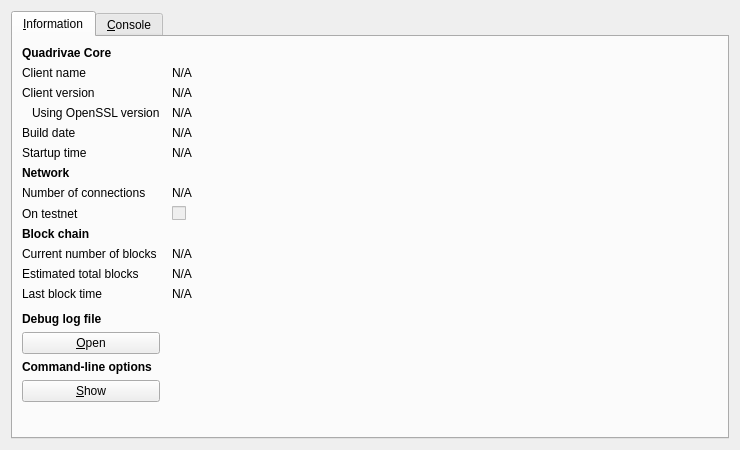
<?xml version="1.0" encoding="UTF-8"?>
<ui version="4.0">
 <class>RPCConsole</class>
 <widget class="QDialog" name="RPCConsole">
  <property name="geometry">
   <rect>
    <x>0</x>
    <y>0</y>
    <width>740</width>
    <height>450</height>
   </rect>
  </property>
  <property name="windowTitle">
   <string>Quadrivae - Debug window</string>
  </property>
  <layout class="QVBoxLayout" name="verticalLayout_2">
   <item>
    <widget class="QTabWidget" name="tabWidget">
     <property name="currentIndex">
      <number>0</number>
     </property>
     <widget class="QWidget" name="tab_info">
      <attribute name="title">
       <string>&amp;Information</string>
      </attribute>
      <layout class="QGridLayout" name="gridLayout" columnstretch="0,1">
       <property name="horizontalSpacing">
        <number>12</number>
       </property>
       <item row="0" column="0">
        <widget class="QLabel" name="label_9">
         <property name="font">
          <font>
           <weight>75</weight>
           <bold>true</bold>
          </font>
         </property>
         <property name="text">
          <string>Quadrivae Core</string>
         </property>
        </widget>
       </item>
       <item row="1" column="0">
        <widget class="QLabel" name="label_5">
         <property name="text">
          <string>Client name</string>
         </property>
        </widget>
       </item>
       <item row="1" column="1">
        <widget class="QLabel" name="clientName">
         <property name="cursor">
          <cursorShape>IBeamCursor</cursorShape>
         </property>
         <property name="text">
          <string>N/A</string>
         </property>
         <property name="textFormat">
          <enum>Qt::PlainText</enum>
         </property>
         <property name="textInteractionFlags">
          <set>Qt::LinksAccessibleByMouse|Qt::TextSelectableByKeyboard|Qt::TextSelectableByMouse</set>
         </property>
        </widget>
       </item>
       <item row="2" column="0">
        <widget class="QLabel" name="label_6">
         <property name="text">
          <string>Client version</string>
         </property>
        </widget>
       </item>
       <item row="2" column="1">
        <widget class="QLabel" name="clientVersion">
         <property name="cursor">
          <cursorShape>IBeamCursor</cursorShape>
         </property>
         <property name="text">
          <string>N/A</string>
         </property>
         <property name="textFormat">
          <enum>Qt::PlainText</enum>
         </property>
         <property name="textInteractionFlags">
          <set>Qt::LinksAccessibleByMouse|Qt::TextSelectableByKeyboard|Qt::TextSelectableByMouse</set>
         </property>
        </widget>
       </item>
       <item row="3" column="0">
        <widget class="QLabel" name="label_14">
         <property name="text">
          <string>Using OpenSSL version</string>
         </property>
         <property name="indent">
          <number>10</number>
         </property>
        </widget>
       </item>
       <item row="3" column="1">
        <widget class="QLabel" name="openSSLVersion">
         <property name="cursor">
          <cursorShape>IBeamCursor</cursorShape>
         </property>
         <property name="text">
          <string>N/A</string>
         </property>
         <property name="textFormat">
          <enum>Qt::PlainText</enum>
         </property>
         <property name="textInteractionFlags">
          <set>Qt::LinksAccessibleByMouse|Qt::TextSelectableByKeyboard|Qt::TextSelectableByMouse</set>
         </property>
        </widget>
       </item>
       <item row="4" column="0">
        <widget class="QLabel" name="label_12">
         <property name="text">
          <string>Build date</string>
         </property>
        </widget>
       </item>
       <item row="4" column="1">
        <widget class="QLabel" name="buildDate">
         <property name="cursor">
          <cursorShape>IBeamCursor</cursorShape>
         </property>
         <property name="text">
          <string>N/A</string>
         </property>
         <property name="textFormat">
          <enum>Qt::PlainText</enum>
         </property>
         <property name="textInteractionFlags">
          <set>Qt::LinksAccessibleByMouse|Qt::TextSelectableByKeyboard|Qt::TextSelectableByMouse</set>
         </property>
        </widget>
       </item>
       <item row="5" column="0">
        <widget class="QLabel" name="label_13">
         <property name="text">
          <string>Startup time</string>
         </property>
        </widget>
       </item>
       <item row="5" column="1">
        <widget class="QLabel" name="startupTime">
         <property name="cursor">
          <cursorShape>IBeamCursor</cursorShape>
         </property>
         <property name="text">
          <string>N/A</string>
         </property>
         <property name="textFormat">
          <enum>Qt::PlainText</enum>
         </property>
         <property name="textInteractionFlags">
          <set>Qt::LinksAccessibleByMouse|Qt::TextSelectableByKeyboard|Qt::TextSelectableByMouse</set>
         </property>
        </widget>
       </item>
       <item row="6" column="0">
        <widget class="QLabel" name="label_11">
         <property name="font">
          <font>
           <weight>75</weight>
           <bold>true</bold>
          </font>
         </property>
         <property name="text">
          <string>Network</string>
         </property>
        </widget>
       </item>
       <item row="7" column="0">
        <widget class="QLabel" name="label_7">
         <property name="text">
          <string>Number of connections</string>
         </property>
        </widget>
       </item>
       <item row="7" column="1">
        <widget class="QLabel" name="numberOfConnections">
         <property name="cursor">
          <cursorShape>IBeamCursor</cursorShape>
         </property>
         <property name="text">
          <string>N/A</string>
         </property>
         <property name="textFormat">
          <enum>Qt::PlainText</enum>
         </property>
         <property name="textInteractionFlags">
          <set>Qt::LinksAccessibleByMouse|Qt::TextSelectableByKeyboard|Qt::TextSelectableByMouse</set>
         </property>
        </widget>
       </item>
       <item row="8" column="0">
        <widget class="QLabel" name="label_8">
         <property name="text">
          <string>On testnet</string>
         </property>
        </widget>
       </item>
       <item row="8" column="1">
        <widget class="QCheckBox" name="isTestNet">
         <property name="enabled">
          <bool>false</bool>
         </property>
         <property name="text">
          <string/>
         </property>
        </widget>
       </item>
       <item row="9" column="0">
        <widget class="QLabel" name="label_10">
         <property name="font">
          <font>
           <weight>75</weight>
           <bold>true</bold>
          </font>
         </property>
         <property name="text">
          <string>Block chain</string>
         </property>
        </widget>
       </item>
       <item row="10" column="0">
        <widget class="QLabel" name="label_3">
         <property name="text">
          <string>Current number of blocks</string>
         </property>
        </widget>
       </item>
       <item row="10" column="1">
        <widget class="QLabel" name="numberOfBlocks">
         <property name="cursor">
          <cursorShape>IBeamCursor</cursorShape>
         </property>
         <property name="text">
          <string>N/A</string>
         </property>
         <property name="textFormat">
          <enum>Qt::PlainText</enum>
         </property>
         <property name="textInteractionFlags">
          <set>Qt::LinksAccessibleByMouse|Qt::TextSelectableByKeyboard|Qt::TextSelectableByMouse</set>
         </property>
        </widget>
       </item>
       <item row="11" column="0">
        <widget class="QLabel" name="label_4">
         <property name="text">
          <string>Estimated total blocks</string>
         </property>
        </widget>
       </item>
       <item row="11" column="1">
        <widget class="QLabel" name="totalBlocks">
         <property name="cursor">
          <cursorShape>IBeamCursor</cursorShape>
         </property>
         <property name="text">
          <string>N/A</string>
         </property>
         <property name="textFormat">
          <enum>Qt::PlainText</enum>
         </property>
         <property name="textInteractionFlags">
          <set>Qt::LinksAccessibleByMouse|Qt::TextSelectableByKeyboard|Qt::TextSelectableByMouse</set>
         </property>
        </widget>
       </item>
       <item row="12" column="0">
        <widget class="QLabel" name="label_2">
         <property name="text">
          <string>Last block time</string>
         </property>
        </widget>
       </item>
       <item row="12" column="1">
        <widget class="QLabel" name="lastBlockTime">
         <property name="cursor">
          <cursorShape>IBeamCursor</cursorShape>
         </property>
         <property name="text">
          <string>N/A</string>
         </property>
         <property name="textFormat">
          <enum>Qt::PlainText</enum>
         </property>
         <property name="textInteractionFlags">
          <set>Qt::LinksAccessibleByMouse|Qt::TextSelectableByKeyboard|Qt::TextSelectableByMouse</set>
         </property>
        </widget>
       </item>
       <item row="13" column="0">
        <spacer name="verticalSpacer_2">
         <property name="orientation">
          <enum>Qt::Vertical</enum>
         </property>
         <property name="sizeHint" stdset="0">
          <size>
           <width>20</width>
           <height>20</height>
          </size>
         </property>
        </spacer>
       </item>
       <item row="14" column="0">
        <widget class="QLabel" name="labelDebugLogfile">
         <property name="font">
          <font>
           <weight>75</weight>
           <bold>true</bold>
          </font>
         </property>
         <property name="text">
          <string>Debug log file</string>
         </property>
        </widget>
       </item>
       <item row="15" column="0">
        <widget class="QPushButton" name="openDebugLogfileButton">
         <property name="toolTip">
          <string>Open the Quadrivae debug log file from the current data directory. This can take a few seconds for large log files.</string>
         </property>
         <property name="text">
          <string>&amp;Open</string>
         </property>
         <property name="autoDefault">
          <bool>false</bool>
         </property>
        </widget>
       </item>
       <item row="16" column="0">
        <widget class="QLabel" name="labelCLOptions">
         <property name="font">
          <font>
           <weight>75</weight>
           <bold>true</bold>
          </font>
         </property>
         <property name="text">
          <string>Command-line options</string>
         </property>
        </widget>
       </item>
       <item row="17" column="0">
        <widget class="QPushButton" name="showCLOptionsButton">
         <property name="toolTip">
          <string>Show the Quadrivae-Qt help message to get a list with possible Quadrivae command-line options.</string>
         </property>
         <property name="text">
          <string>&amp;Show</string>
         </property>
         <property name="autoDefault">
          <bool>false</bool>
         </property>
        </widget>
       </item>
       <item row="18" column="0">
        <spacer name="verticalSpacer">
         <property name="orientation">
          <enum>Qt::Vertical</enum>
         </property>
         <property name="sizeHint" stdset="0">
          <size>
           <width>20</width>
           <height>40</height>
          </size>
         </property>
        </spacer>
       </item>
      </layout>
     </widget>
     <widget class="QWidget" name="tab_console">
      <attribute name="title">
       <string>&amp;Console</string>
      </attribute>
      <layout class="QVBoxLayout" name="verticalLayout_3">
       <property name="spacing">
        <number>3</number>
       </property>
       <item>
        <widget class="QTextEdit" name="messagesWidget">
         <property name="minimumSize">
          <size>
           <width>0</width>
           <height>100</height>
          </size>
         </property>
         <property name="readOnly">
          <bool>true</bool>
         </property>
         <property name="tabKeyNavigation" stdset="0">
          <bool>false</bool>
         </property>
         <property name="columnCount" stdset="0">
          <number>2</number>
         </property>
        </widget>
       </item>
       <item>
        <layout class="QHBoxLayout" name="horizontalLayout">
         <property name="spacing">
          <number>3</number>
         </property>
         <item>
          <widget class="QLabel" name="label">
           <property name="text">
            <string notr="true">&gt;</string>
           </property>
          </widget>
         </item>
         <item>
          <widget class="QLineEdit" name="lineEdit"/>
         </item>
         <item>
          <widget class="QPushButton" name="clearButton">
           <property name="maximumSize">
            <size>
             <width>24</width>
             <height>24</height>
            </size>
           </property>
           <property name="toolTip">
            <string>Clear console</string>
           </property>
           <property name="text">
            <string/>
           </property>
           <property name="icon">
            <iconset resource="../bitcoin.qrc">
             <normaloff>:/icons/remove</normaloff>:/icons/remove</iconset>
           </property>
           <property name="shortcut">
            <string notr="true">Ctrl+L</string>
           </property>
           <property name="autoDefault">
            <bool>false</bool>
           </property>
          </widget>
         </item>
        </layout>
       </item>
      </layout>
     </widget>
    </widget>
   </item>
  </layout>
 </widget>
 <resources>
  <include location="../bitcoin.qrc"/>
 </resources>
 <connections/>
</ui>
